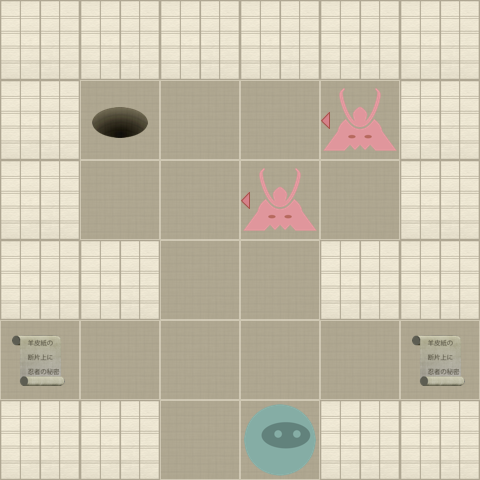

The image is a tile-based game level rendered from a .tmx file. Its description and source (layers, tilesets, objects; grid data summarised) follow:
An orthogonal 6x6 tile map with 80x80 px tiles, 2 tile layers (Level, Actors).

<map version="1.0" orientation="orthogonal" width="6" height="6" tilewidth="80" tileheight="80">
 <properties>
  <property name="moves" value="6" />
 </properties>
 <tileset firstgid="1" name="tiles" tilewidth="80" tileheight="80" spacing="2" margin="2">
  <image source="tiles-hd.png" width="512" height="512" />
  <tile id="0">
   <properties>
    <property name="actor" value="exit" />
   </properties>
  </tile>
  <tile id="2">
   <properties>
    <property name="actor" value="guard" />
    <property name="direction" value="down" />
   </properties>
  </tile>
  <tile id="3">
   <properties>
    <property name="actor" value="guard" />
    <property name="direction" value="left" />
   </properties>
  </tile>
  <tile id="4">
   <properties>
    <property name="actor" value="guard" />
    <property name="direction" value="right" />
   </properties>
  </tile>
  <tile id="5">
   <properties>
    <property name="actor" value="guard" />
    <property name="direction" value="up" />
   </properties>
  </tile>
  <tile id="7">
   <properties>
    <property name="actor" value="player" />
   </properties>
  </tile>
  <tile id="8">
   <properties>
    <property name="actor" value="scroll" />
   </properties>
  </tile>
  <tile id="9">
   <properties>
    <property name="wall" value="1" />
   </properties>
  </tile>
 </tileset>
 <layer name="Level" width="6" height="6">
  <data>[36 cells, 36 non-empty, 2 distinct tile ids]</data>
 </layer>
 <layer name="Actors" width="6" height="6">
  <data>[36 cells, 6 non-empty, 4 distinct tile ids]</data>
 </layer>
</map>
